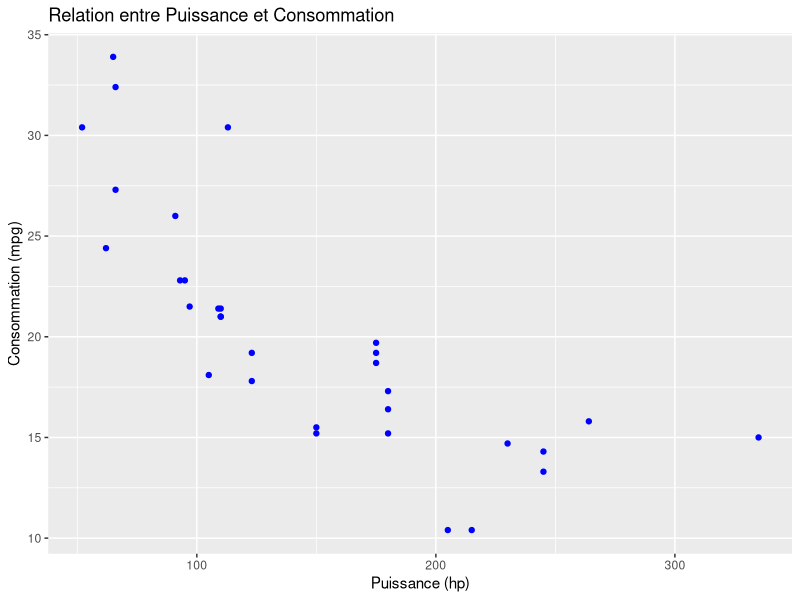
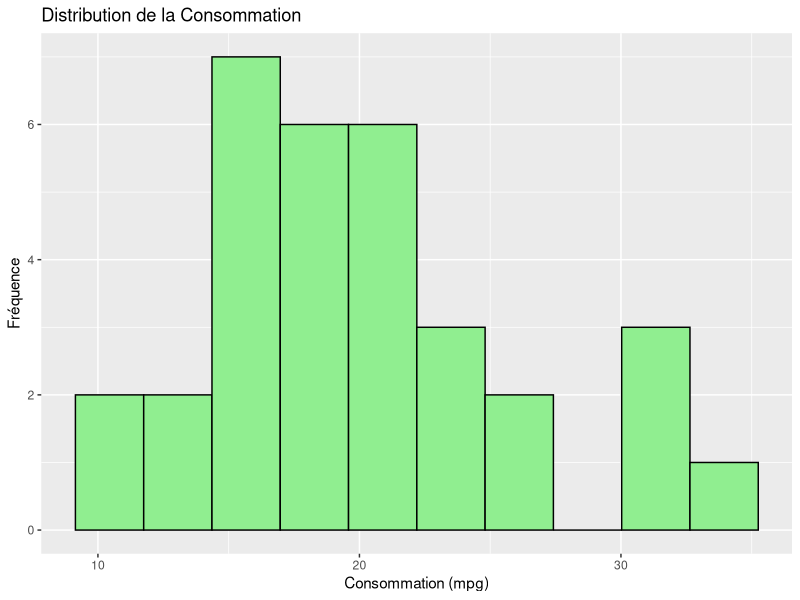
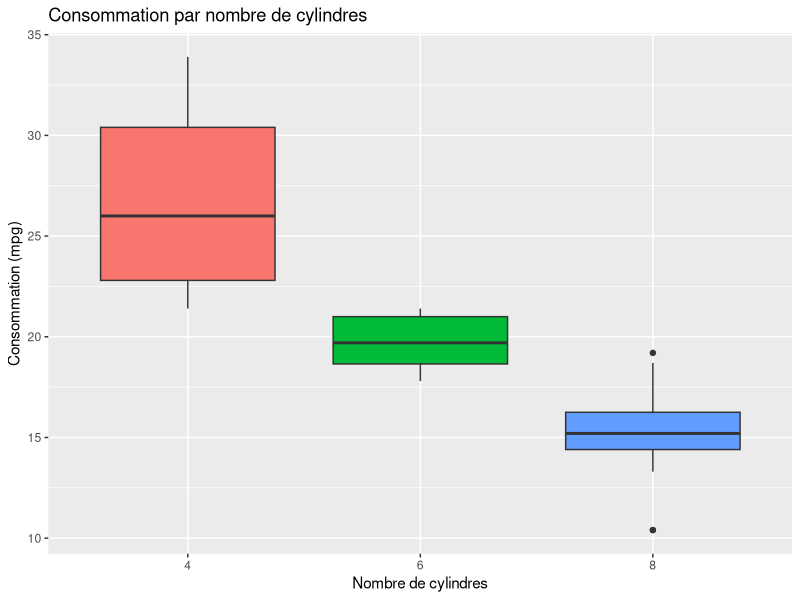
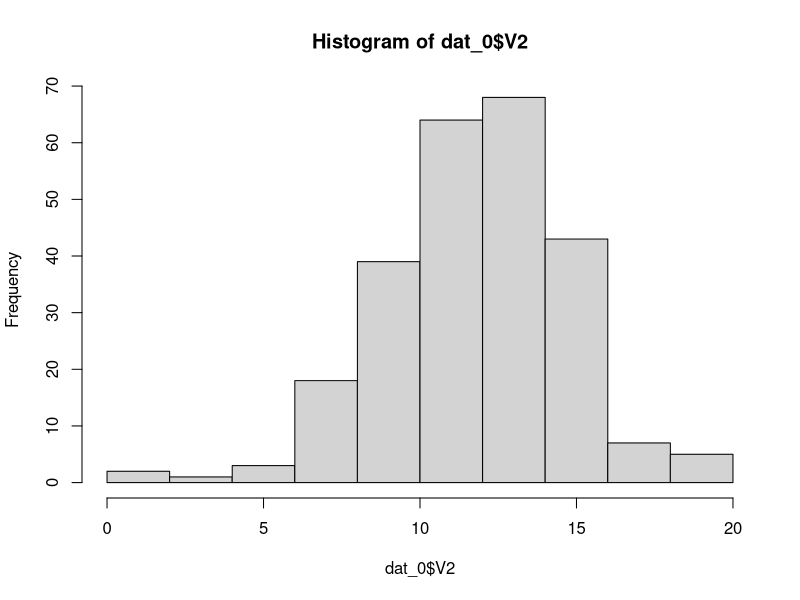
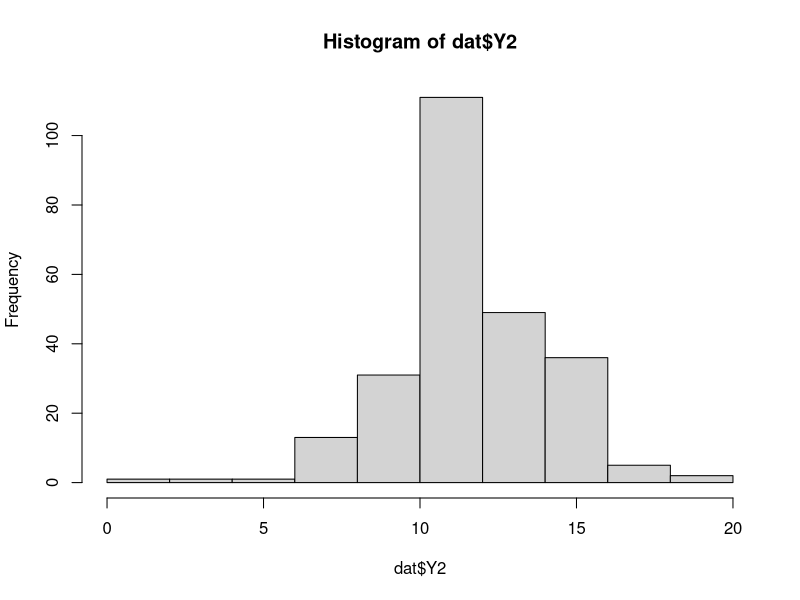

Reproduce these figures in R, in order.
## ---- chunk 1
# Configuration des chunks : détermine si le code R doit être affiché dans le document final
knitr::opts_chunk$set(echo = TRUE)
# Charger les packages nécessaires
library(tidyverse) # Pour la manipulation des données et les graphiques
## ---- chunk 2
# Charger les données
data("mtcars")

# Aperçu des premières lignes
head(mtcars)
## ---- chunk 3
# Structure des données
str(mtcars)

# Résumé statistique
summary(mtcars)
## ---- chunk 4
# Filtrer les voitures avec plus de 6 cylindres et sélectionner des colonnes
filtered_data <- mtcars %>%
  filter(cyl > 6) %>%
  select(mpg, hp)

# Afficher le résultat
filtered_data
## ---- chunk 5
# Ajouter la colonne lp100km
mtcars <- mtcars %>%
  mutate(lp100km = 235.21 / mpg)

# Afficher les premières lignes
head(mtcars)
## ---- chunk 6
# Moyenne de mpg et hp par nombre de cylindres
summary_by_cyl <- mtcars %>%
  group_by(cyl) %>%
  summarise(mean_mpg = mean(mpg), mean_hp = mean(hp))

# Afficher le tableau récapitulatif
summary_by_cyl
## ---- chunk 7
# Diagramme de dispersion
ggplot(mtcars, aes(x = hp, y = mpg)) +
  geom_point(color = "blue") +
  labs(title = "Relation entre Puissance et Consommation",
       x = "Puissance (hp)",
       y = "Consommation (mpg)")
## ---- chunk 8
# Histogramme de mpg
ggplot(mtcars, aes(x = mpg)) +
  geom_histogram(bins = 10, fill = "lightgreen", color = "black") +
  labs(title = "Distribution de la Consommation",
       x = "Consommation (mpg)",
       y = "Fréquence")
## ---- chunk 9
# Boxplot de mpg par cyl
ggplot(mtcars, aes(x = factor(cyl), y = mpg, fill = factor(cyl))) +
  geom_boxplot() +
  labs(title = "Consommation par nombre de cylindres",
       x = "Nombre de cylindres",
       y = "Consommation (mpg)") +
  theme(legend.position = "none")
## ---- chunk 10
# Simulation du jeu de données
library(MASS)
dat = mvrnorm(250, c(100, 12), matrix(c(169, 19.5, 19.5, 9), nrow = 2, ncol = 2, byrow = T))
dat_0 = dat %>% as.data.frame()
## ---- chunk 11
# Tirage au hasard de 50 % de ma base
id <- c(1:250)
id_na <- sample(id, 0.25*length(id), replace = F)

# Remplacement par des NA
library(dplyr)
dat <- dat %>% as.data.frame()
dat$V2[id_na] <- NA

# Résumé de dat
summary(dat)

# Renommons V1 et V2
dat <- dat %>% rename(Y1 = V1, Y2 = V2)

# Nouveaux nom de dat
names(dat)
## ---- chunk 12
# Imputation par moyenne
dat <- dat %>% mutate(Y2 = ifelse(is.na(Y2), mean(Y2, na.rm = T), Y2))
summary(dat)
## ---- chunk 13
# Visualisation de Y2 avant et après
hist(dat_0$V2) #avant
hist(dat$Y2) #après
## ---- chunk 14
summary(dat_0)
summary(dat)
